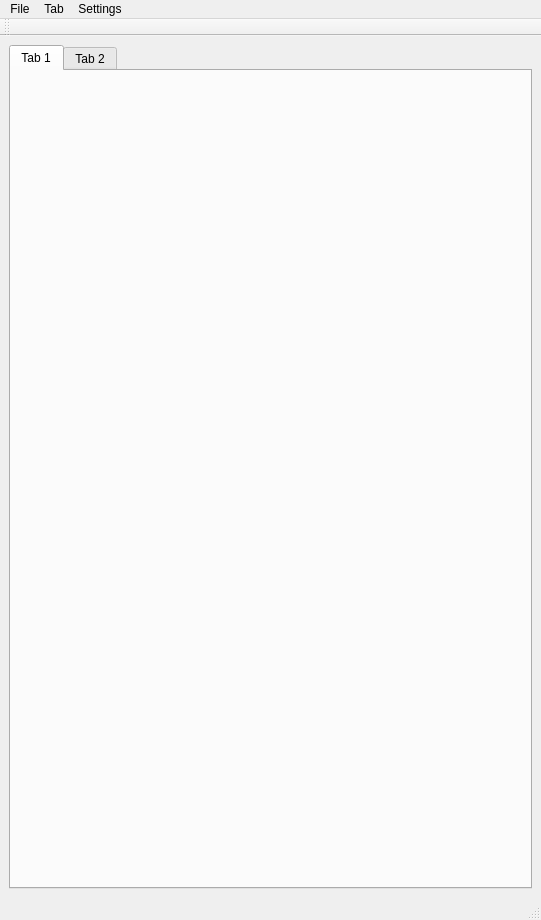
<?xml version="1.0" encoding="UTF-8"?>
<ui version="4.0">
 <class>MainWindow</class>
 <widget class="QMainWindow" name="MainWindow">
  <property name="geometry">
   <rect>
    <x>0</x>
    <y>0</y>
    <width>541</width>
    <height>920</height>
   </rect>
  </property>
  <property name="contextMenuPolicy">
   <enum>Qt::ActionsContextMenu</enum>
  </property>
  <property name="windowTitle">
   <string>ToDo List</string>
  </property>
  <widget class="QWidget" name="centralwidget">
   <property name="sizePolicy">
    <sizepolicy hsizetype="Expanding" vsizetype="Expanding">
     <horstretch>0</horstretch>
     <verstretch>0</verstretch>
    </sizepolicy>
   </property>
   <layout class="QVBoxLayout" name="verticalLayout">
    <item>
     <widget class="QTabWidget" name="tabWidget">
      <widget class="QWidget" name="tab">
       <attribute name="title">
        <string>Tab 1</string>
       </attribute>
      </widget>
      <widget class="QWidget" name="tab_2">
       <attribute name="title">
        <string>Tab 2</string>
       </attribute>
      </widget>
     </widget>
    </item>
   </layout>
  </widget>
  <widget class="QMenuBar" name="menubar">
   <property name="geometry">
    <rect>
     <x>0</x>
     <y>0</y>
     <width>541</width>
     <height>29</height>
    </rect>
   </property>
   <widget class="QMenu" name="menuFile">
    <property name="title">
     <string>File</string>
    </property>
    <addaction name="actionCalendar"/>
    <addaction name="actionUpdate_Today"/>
    <addaction name="actionTest"/>
    <addaction name="actionLookAhead"/>
   </widget>
   <widget class="QMenu" name="menuSettings">
    <property name="title">
     <string>Settings</string>
    </property>
    <addaction name="actionSettings_2"/>
   </widget>
   <widget class="QMenu" name="menuTab">
    <property name="title">
     <string>Tab</string>
    </property>
    <addaction name="actionAdd_Tab"/>
    <addaction name="actionClose_Tab"/>
    <addaction name="actionImport_Tab"/>
   </widget>
   <addaction name="menuFile"/>
   <addaction name="menuTab"/>
   <addaction name="menuSettings"/>
  </widget>
  <widget class="QStatusBar" name="statusbar"/>
  <widget class="QToolBar" name="toolBar">
   <property name="windowTitle">
    <string>toolBar</string>
   </property>
   <attribute name="toolBarArea">
    <enum>TopToolBarArea</enum>
   </attribute>
   <attribute name="toolBarBreak">
    <bool>false</bool>
   </attribute>
  </widget>
  <action name="actionDaily">
   <property name="text">
    <string>Today</string>
   </property>
  </action>
  <action name="actionGeneric">
   <property name="text">
    <string>Generic</string>
   </property>
  </action>
  <action name="actionRecurring">
   <property name="text">
    <string>Recurring</string>
   </property>
  </action>
  <action name="actionSettings">
   <property name="text">
    <string>Settings</string>
   </property>
  </action>
  <action name="actionCalendar">
   <property name="text">
    <string>Calendar</string>
   </property>
  </action>
  <action name="actionMonthly">
   <property name="text">
    <string>Monthly</string>
   </property>
  </action>
  <action name="actionGeneric_2">
   <property name="text">
    <string>Generic</string>
   </property>
  </action>
  <action name="actionSettings_2">
   <property name="text">
    <string>Settings</string>
   </property>
  </action>
  <action name="actionUpdate_Today">
   <property name="text">
    <string>Update Today</string>
   </property>
  </action>
  <action name="actionTest">
   <property name="text">
    <string>Test</string>
   </property>
  </action>
  <action name="actionAdd_Tab">
   <property name="text">
    <string>Add Tab</string>
   </property>
  </action>
  <action name="actionRemove_Tab">
   <property name="text">
    <string>Remove Tab</string>
   </property>
  </action>
  <action name="actionClose_Tab">
   <property name="text">
    <string>Close Tab</string>
   </property>
  </action>
  <action name="actionImport_Tab">
   <property name="text">
    <string>Import Tab</string>
   </property>
  </action>
  <action name="actionLookAhead">
   <property name="text">
    <string>LookAhead</string>
   </property>
  </action>
 </widget>
 <resources/>
 <connections>
  <connection>
   <sender>actionSettings_2</sender>
   <signal>triggered()</signal>
   <receiver>MainWindow</receiver>
   <slot>settingsDialogTriggered()</slot>
   <hints>
    <hint type="sourcelabel">
     <x>-1</x>
     <y>-1</y>
    </hint>
    <hint type="destinationlabel">
     <x>270</x>
     <y>190</y>
    </hint>
   </hints>
  </connection>
  <connection>
   <sender>actionUpdate_Today</sender>
   <signal>triggered()</signal>
   <receiver>MainWindow</receiver>
   <slot>updateTodayTriggered()</slot>
   <hints>
    <hint type="sourcelabel">
     <x>-1</x>
     <y>-1</y>
    </hint>
    <hint type="destinationlabel">
     <x>270</x>
     <y>189</y>
    </hint>
   </hints>
  </connection>
  <connection>
   <sender>actionCalendar</sender>
   <signal>triggered()</signal>
   <receiver>MainWindow</receiver>
   <slot>calendarMenuTriggered()</slot>
   <hints>
    <hint type="sourcelabel">
     <x>-1</x>
     <y>-1</y>
    </hint>
    <hint type="destinationlabel">
     <x>270</x>
     <y>189</y>
    </hint>
   </hints>
  </connection>
  <connection>
   <sender>actionTest</sender>
   <signal>triggered()</signal>
   <receiver>MainWindow</receiver>
   <slot>testTriggered()</slot>
   <hints>
    <hint type="sourcelabel">
     <x>-1</x>
     <y>-1</y>
    </hint>
    <hint type="destinationlabel">
     <x>270</x>
     <y>355</y>
    </hint>
   </hints>
  </connection>
  <connection>
   <sender>actionAdd_Tab</sender>
   <signal>triggered()</signal>
   <receiver>MainWindow</receiver>
   <slot>addTabTriggered()</slot>
   <hints>
    <hint type="sourcelabel">
     <x>-1</x>
     <y>-1</y>
    </hint>
    <hint type="destinationlabel">
     <x>270</x>
     <y>355</y>
    </hint>
   </hints>
  </connection>
  <connection>
   <sender>actionClose_Tab</sender>
   <signal>triggered()</signal>
   <receiver>MainWindow</receiver>
   <slot>closeTabTriggered()</slot>
   <hints>
    <hint type="sourcelabel">
     <x>-1</x>
     <y>-1</y>
    </hint>
    <hint type="destinationlabel">
     <x>270</x>
     <y>355</y>
    </hint>
   </hints>
  </connection>
  <connection>
   <sender>actionImport_Tab</sender>
   <signal>triggered()</signal>
   <receiver>MainWindow</receiver>
   <slot>importTabTriggered()</slot>
   <hints>
    <hint type="sourcelabel">
     <x>-1</x>
     <y>-1</y>
    </hint>
    <hint type="destinationlabel">
     <x>270</x>
     <y>355</y>
    </hint>
   </hints>
  </connection>
  <connection>
   <sender>actionLookAhead</sender>
   <signal>triggered()</signal>
   <receiver>MainWindow</receiver>
   <slot>lookAheadTriggered()</slot>
   <hints>
    <hint type="sourcelabel">
     <x>-1</x>
     <y>-1</y>
    </hint>
    <hint type="destinationlabel">
     <x>270</x>
     <y>513</y>
    </hint>
   </hints>
  </connection>
 </connections>
 <slots>
  <slot>settingsDialogTriggered()</slot>
  <slot>addButtonClicked()</slot>
  <slot>slot1()</slot>
  <slot>addLineEditReturnPressed()</slot>
  <slot>closeTab(int)</slot>
  <slot>testTriggered()</slot>
  <slot>updateTodayTriggered()</slot>
  <slot>calendarMenuTriggered()</slot>
  <slot>genericMenuTriggered()</slot>
  <slot>addTabTriggered()</slot>
  <slot>removeTabTriggered()</slot>
  <slot>closeTabTriggered()</slot>
  <slot>importTabTriggered()</slot>
  <slot>lookAheadTriggered()</slot>
 </slots>
</ui>
